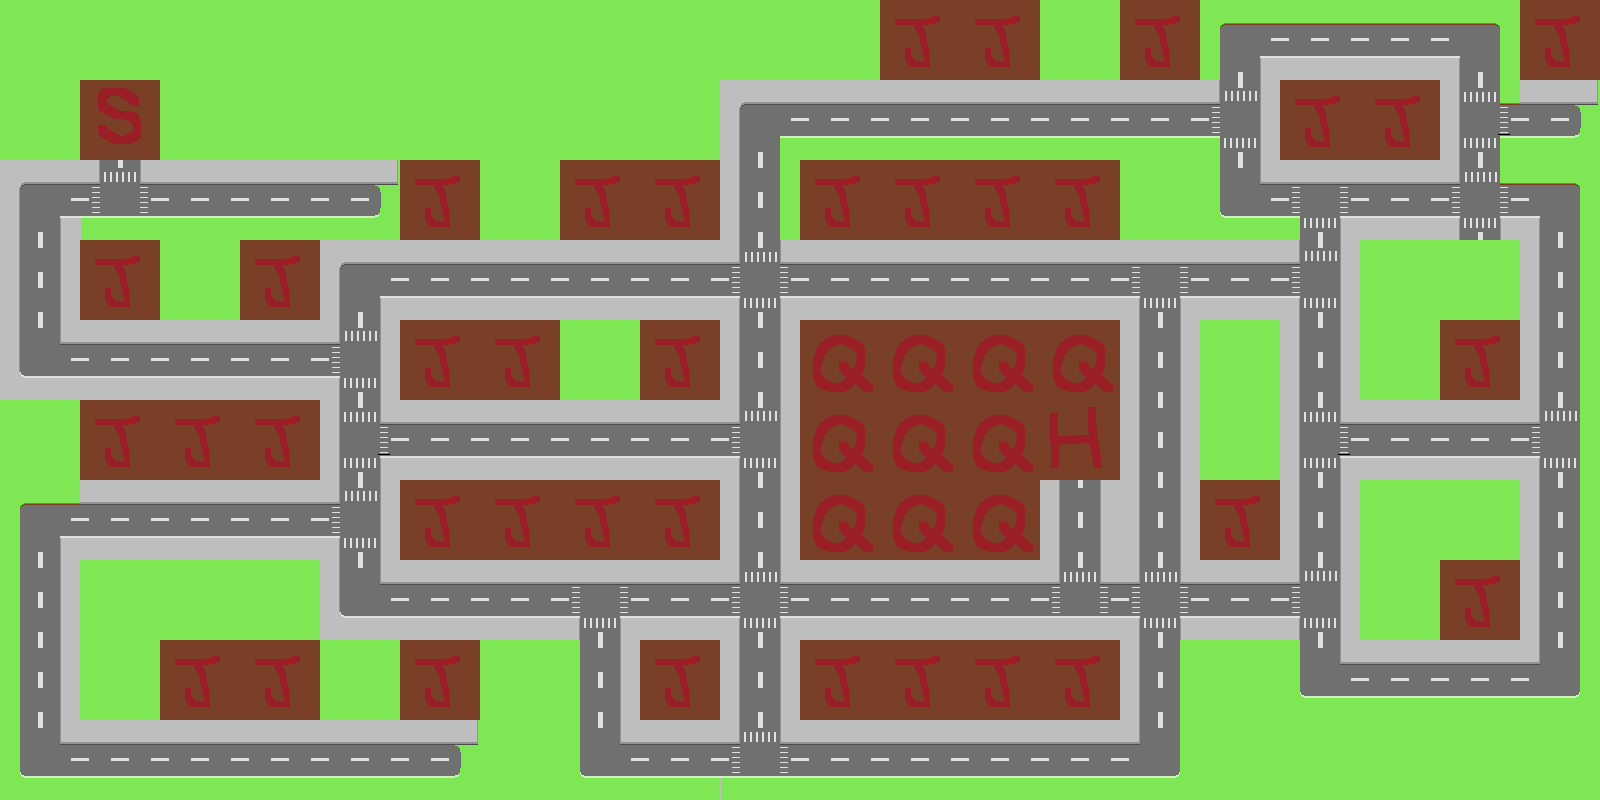

This is a level from a 2D game, rendered from its Tiled map with the project's own tilesets. A one-line summary and the complete map file follow:
An orthogonal 20x10 tile map with 80x80 px tiles, 1 tile layer (data), 2 tilesets and 39 objects (truckSpawn).

<map version="1.2" tiledversion="1.2.1" orientation="orthogonal" renderorder="right-up" width="20" height="10" tilewidth="80" tileheight="80" infinite="0" nextlayerid="4" nextobjectid="63">
 <tileset firstgid="1" source="../Art/Tilesets/roadsTiles.tsx" />
 <tileset firstgid="73" source="buildings.tsx" />
 <layer id="1" name="data" width="20" height="10">
  <data encoding="csv">
24,24,24,24,24,24,24,24,24,24,24,20,20,24,20,25,60,60,27,20,
24,66,24,24,24,24,24,24,24,28,62,62,62,62,62,64,20,20,36,63,
1,42,62,62,63,20,24,20,20,61,20,20,20,20,24,41,65,4,55,27,
12,20,24,20,1,4,4,4,4,10,4,4,4,4,2,4,11,24,24,61,
17,4,4,4,11,20,20,24,20,12,68,68,68,68,12,24,12,24,20,61,
24,20,20,20,9,4,4,4,4,11,68,68,68,67,12,24,9,4,4,35,
25,4,4,4,11,20,20,20,20,12,68,68,68,12,12,20,12,24,24,61,
59,24,24,24,17,4,4,2,4,10,4,4,4,18,10,4,11,24,20,61,
59,24,20,20,24,20,24,59,20,12,20,20,20,20,61,24,41,62,62,43,
41,62,62,62,62,63,24,41,62,42,62,62,62,62,43,24,24,24,24,24
</data>
 </layer>
 <objectgroup id="2" name="buildings">
  <object id="1" gid="76" x="800" y="560" width="320" height="320" />
  <object id="3" gid="73" x="640" y="400" width="80" height="160" />
  <object id="5" gid="73" x="1360" y="160" width="80" height="160" />
  <object id="6" gid="74" x="1520" y="80" width="80" height="160" />
  <object id="7" gid="75" x="1360" y="400" width="160" height="240" />
  <object id="8" gid="80" x="800" y="240" width="80" height="160" />
  <object id="9" gid="80" x="880" y="240" width="80" height="160" />
  <object id="10" gid="80" x="960" y="240" width="80" height="160" />
  <object id="11" gid="80" x="1040" y="240" width="80" height="160" />
  <object id="12" gid="79" x="80" y="480" width="80" height="160" />
  <object id="13" gid="80" x="160" y="480" width="80" height="160" />
  <object id="14" gid="79" x="240" y="480" width="80" height="160" />
  <object id="15" gid="79" x="80" y="320" width="80" height="160" />
  <object id="18" gid="75" x="480" y="240" width="160" height="240" />
  <object id="19" gid="74" x="640" y="240" width="80" height="160" />
  <object id="20" gid="74" x="400" y="240" width="80" height="160" />
  <object id="25" gid="79" x="640" y="560" width="80" height="160" />
  <object id="28" gid="79" x="400" y="720" width="80" height="160" />
  <object id="29" gid="74" x="640" y="720" width="80" height="160" />
  <object id="30" gid="74" x="1200" y="560" width="80" height="160" />
  <object id="32" gid="75" x="1040" y="80" width="160" height="240" />
  <object id="35" gid="80" x="240" y="720" width="80" height="160" />
  <object id="37" gid="74" x="800" y="720" width="80" height="160" />
  <object id="38" gid="74" x="880" y="720" width="80" height="160" />
  <object id="39" gid="74" x="1040" y="720" width="80" height="160" />
  <object id="42" gid="73" x="400" y="400" width="80" height="160" />
  <object id="43" gid="73" x="960" y="80" width="80" height="160" />
  <object id="46" gid="79" x="560" y="560" width="80" height="160" />
  <object id="47" gid="79" x="480" y="560" width="80" height="160" />
  <object id="48" gid="79" x="400" y="560" width="80" height="160" />
  <object id="49" gid="81" x="1360" y="640" width="160" height="240" />
  <object id="50" gid="81" x="800" y="80" width="160" height="240" />
  <object id="52" gid="83" x="1280" y="160" width="80" height="160" />
  <object id="53" gid="83" x="960" y="720" width="80" height="160" />
  <object id="54" gid="83" x="480" y="400" width="80" height="160" />
  <object id="57" gid="84" x="80" y="160" width="320" height="240" />
  <object id="58" gid="81" x="160" y="320" width="160" height="240" />
  <object id="59" gid="81" x="80" y="720" width="160" height="240" />
 </objectgroup>
 <objectgroup id="3" name="poi">
  <object id="55" name="truckSpawn" x="1080.63" y="519.226">
   <point />
  </object>
 </objectgroup>
</map>
